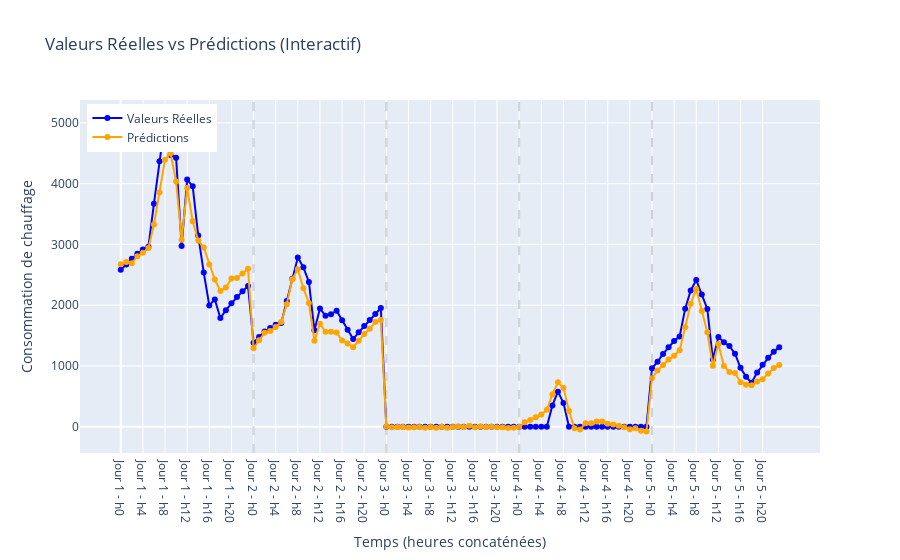

Notebook code for this chart:
### Code cell
plot_true_vs_predicted_interactive(indices=[15, 11, 13,32,89], y_test=y_test2, predictions=predictions2, scaler_cons=scaler_cons)

### Figure 1 — Plotly figure (JSON) as saved in the notebook; plotly's stock layout.template omitted (floating-point values rounded to 4 significant figures)
{"data": [{"line": {"color": "blue"}, "mode": "lines+markers", "name": "Valeurs Réelles", "type": "scatter", "x": [0, 1, 2, 3, 4, 5, 6, 7, 8, 9, 10, 11, 12, 13, 14, 15, 16, 17, 18, 19, 20, 21, 22, 23, 24, 25, 26, 27, 28, 29, 30, 31, 32, 33, 34, 35, 36, 37, 38, 39, 40, 41, 42, 43, 44, 45, 46, 47, 48, 49, 50, 51, 52, 53, 54, 55, 56, 57, 58, 59, 60, 61, 62, 63, 64, 65, 66, 67, 68, 69, 70, 71, 72, 73, 74, 75, 76, 77, 78, 79, 80, 81, 82, 83, 84, 85, 86, 87, 88, 89, 90, 91, 92, 93, 94, 95, 96, 97, 98, 99, 100, 101, 102, 103, 104, 105, 106, 107, 108, 109, 110, 111, 112, 113, 114, 115, 116, 117, 118, 119], "y": [2581.0, 2670.0, 2763.0, 2847.0, 2917.0, 2964.0, 3670.0, 4368.0, 5025.0, 4473.0, 4427.0, 2976.0, 4067.0, 3956.0, 3146.0, 2537.0, 1997.0, 2095.0, 1788.0, 1918.0, 2033.0, 2134.0, 2228.0, 2314.0, 1382.0, 1477.0, 1566.0, 1624.0, 1676.0, 1705.0, 2068.0, 2436.0, 2784.0, 2623.0, 2382.0, 1587.0, 1945.0, 1827.0, 1851.0, 1909.0, 1753.0, 1597.0, 1443.0, 1554.0, 1656.0, 1757.0, 1856.0, 1954.0, 0, 0, 0, 0, 0, 0, 0, 0, 0, 0, 0, -5.684e-14, 0, 0, 0, 0, 0, 0, 0, 0, 0, 0, 0, 0, 0, 0, 0, 0, 0, 0, 350.4, 576.5, 392.2, 0, 0, -5.684e-14, 0, 0, 0, 0, 0, 0, 0, 0, 0, 0, 0, 0, 961.1, 1070.0, 1198.0, 1309.0, 1410.0, 1485.0, 1943.0, 2243.0, 2414.0, 2174.0, 1939.0, 1105.0, 1475.0, 1392.0, 1327.0, 1201.0, 969.3, 820.5, 724.4, 891.1, 1019.0, 1133.0, 1235.0, 1309.0]}, {"line": {"color": "orange"}, "mode": "lines+markers", "name": "Prédictions", "type": "scatter", "x": [0, 1, 2, 3, 4, 5, 6, 7, 8, 9, 10, 11, 12, 13, 14, 15, 16, 17, 18, 19, 20, 21, 22, 23, 24, 25, 26, 27, 28, 29, 30, 31, 32, 33, 34, 35, 36, 37, 38, 39, 40, 41, 42, 43, 44, 45, 46, 47, 48, 49, 50, 51, 52, 53, 54, 55, 56, 57, 58, 59, 60, 61, 62, 63, 64, 65, 66, 67, 68, 69, 70, 71, 72, 73, 74, 75, 76, 77, 78, 79, 80, 81, 82, 83, 84, 85, 86, 87, 88, 89, 90, 91, 92, 93, 94, 95, 96, 97, 98, 99, 100, 101, 102, 103, 104, 105, 106, 107, 108, 109, 110, 111, 112, 113, 114, 115, 116, 117, 118, 119], "y": [2675.0, 2712.0, 2690.0, 2807.0, 2863.0, 2941.0, 3328.0, 3853.0, 4396.0, 4499.0, 4038.0, 3077.0, 3927.0, 3383.0, 3064.0, 2949.0, 2669.0, 2422.0, 2234.0, 2292.0, 2440.0, 2447.0, 2520.0, 2599.0, 1292.0, 1421.0, 1547.0, 1576.0, 1640.0, 1722.0, 2016.0, 2428.0, 2592.0, 2280.0, 2036.0, 1416.0, 1695.0, 1564.0, 1564.0, 1552.0, 1417.0, 1369.0, 1308.0, 1414.0, 1526.0, 1611.0, 1723.0, 1754.0, 2.465, -7.298, -4.169, -5.355, -14.03, -8.561, -5.347, -16.17, -4.464, -19.18, 0.8573, -16.53, -5.767, 2.319, -4.807, 14.86, -8.126, 1.332, -2.863, -2.339, -9.818, -9.138, -19.34, -16.95, -6.43, 72.03, 108.5, 155.8, 201.7, 277.5, 532.0, 729.7, 639.3, 258.5, -27.47, -47.1, 57.52, 55.06, 84.58, 84.44, 47.87, 36.67, 14.29, -9.529, -41.56, -26.37, -66.78, -80.57, 797.9, 925.9, 1017.0, 1104.0, 1168.0, 1260.0, 1638.0, 2022.0, 2267.0, 1905.0, 1554.0, 1002.0, 1361.0, 998.5, 902.1, 883.6, 731.7, 688.9, 682.0, 742.5, 782.0, 874.5, 964.5, 1015.0]}], "layout": {"hovermode": "x unified", "legend": {"x": 0.01, "y": 0.99}, "shapes": [{"line": {"color": "gray", "dash": "dash"}, "opacity": 0.3, "type": "line", "x0": 24, "x1": 24, "xref": "x", "y0": 0, "y1": 1, "yref": "y domain"}, {"line": {"color": "gray", "dash": "dash"}, "opacity": 0.3, "type": "line", "x0": 48, "x1": 48, "xref": "x", "y0": 0, "y1": 1, "yref": "y domain"}, {"line": {"color": "gray", "dash": "dash"}, "opacity": 0.3, "type": "line", "x0": 72, "x1": 72, "xref": "x", "y0": 0, "y1": 1, "yref": "y domain"}, {"line": {"color": "gray", "dash": "dash"}, "opacity": 0.3, "type": "line", "x0": 96, "x1": 96, "xref": "x", "y0": 0, "y1": 1, "yref": "y domain"}], "title": {"text": "Valeurs Réelles vs Prédictions (Interactif)"}, "xaxis": {"tickmode": "array", "ticktext": ["Jour 1 - h0", "Jour 1 - h4", "Jour 1 - h8", "Jour 1 - h12", "Jour 1 - h16", "Jour 1 - h20", "Jour 2 - h0", "Jour 2 - h4", "Jour 2 - h8", "Jour 2 - h12", "Jour 2 - h16", "Jour 2 - h20", "Jour 3 - h0", "Jour 3 - h4", "Jour 3 - h8", "Jour 3 - h12", "Jour 3 - h16", "Jour 3 - h20", "Jour 4 - h0", "Jour 4 - h4", "Jour 4 - h8", "Jour 4 - h12", "Jour 4 - h16", "Jour 4 - h20", "Jour 5 - h0", "Jour 5 - h4", "Jour 5 - h8", "Jour 5 - h12", "Jour 5 - h16", "Jour 5 - h20"], "tickvals": [0, 4, 8, 12, 16, 20, 24, 28, 32, 36, 40, 44, 48, 52, 56, 60, 64, 68, 72, 76, 80, 84, 88, 92, 96, 100, 104, 108, 112, 116], "title": {"text": "Temps (heures concaténées)"}}, "yaxis": {"title": {"text": "Consommation de chauffage"}}}}
